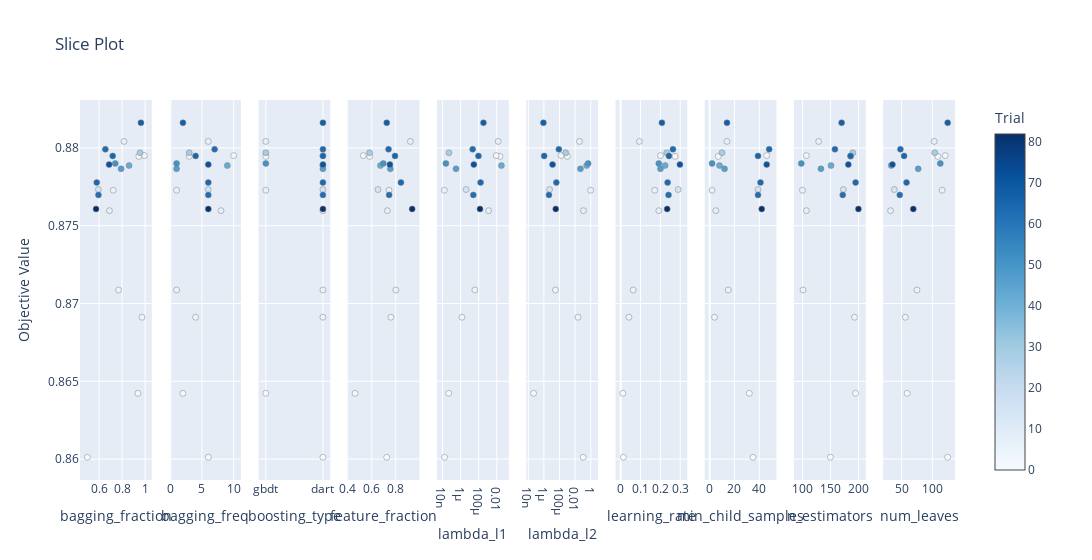

The notebook cell this image was saved under:
### Code cell
optuna.visualization.plot_slice(study_lgbm_balanced, params=['boosting_type', 'lambda_l1', 'lambda_l2', 'num_leaves', 'bagging_fraction', 'feature_fraction', 'bagging_freq', 'min_child_samples', 'learning_rate', 'n_estimators'])

### Figure 1 — Plotly figure (JSON) as saved in the notebook; plotly's stock layout.template omitted (floating-point values rounded to 4 significant figures)
{"data": [{"marker": {"color": [0, 1, 2, 3, 4, 5, 6, 7, 8, 15, 29, 42, 47, 51, 62, 63, 64, 65, 67, 71, 82], "colorbar": {"title": {"text": "Trial"}, "x": 1, "xpad": 40}, "colorscale": [[0, "rgb(247,251,255)"], [0.125, "rgb(222,235,247)"], [0.25, "rgb(198,219,239)"], [0.375, "rgb(158,202,225)"], [0.5, "rgb(107,174,214)"], [0.625, "rgb(66,146,198)"], [0.75, "rgb(33,113,181)"], [0.875, "rgb(8,81,156)"], [1, "rgb(8,48,107)"]], "line": {"color": "Grey", "width": 0.5}, "showscale": true}, "mode": "markers", "name": "Feasible Trial", "showlegend": false, "type": "scatter", "x": [0.4985, 0.9383, 0.9456, 0.9942, 0.9732, 0.7695, 0.7235, 0.817, 0.6906, 0.5945, 0.9563, 0.861, 0.7917, 0.7411, 0.595, 0.6552, 0.5802, 0.7189, 0.9642, 0.6877, 0.5742], "xaxis": "x", "y": [0.8601, 0.8642, 0.8795, 0.8795, 0.8691, 0.8709, 0.8773, 0.8804, 0.876, 0.8773, 0.8797, 0.8789, 0.8787, 0.879, 0.877, 0.8799, 0.8778, 0.8795, 0.8816, 0.8789, 0.8761], "yaxis": "y"}, {"marker": {"color": [0, 1, 2, 3, 4, 5, 6, 7, 8, 15, 29, 42, 47, 51, 62, 63, 64, 65, 67, 71, 82], "colorbar": {"title": {"text": "Trial"}, "x": 1, "xpad": 40}, "colorscale": [[0, "rgb(247,251,255)"], [0.125, "rgb(222,235,247)"], [0.25, "rgb(198,219,239)"], [0.375, "rgb(158,202,225)"], [0.5, "rgb(107,174,214)"], [0.625, "rgb(66,146,198)"], [0.75, "rgb(33,113,181)"], [0.875, "rgb(8,81,156)"], [1, "rgb(8,48,107)"]], "line": {"color": "Grey", "width": 0.5}, "showscale": false}, "mode": "markers", "name": "Feasible Trial", "showlegend": false, "type": "scatter", "x": [6, 2, 3, 10, 4, 1, 1, 6, 8, 6, 3, 9, 1, 1, 6, 7, 6, 4, 2, 6, 6], "xaxis": "x2", "y": [0.8601, 0.8642, 0.8795, 0.8795, 0.8691, 0.8709, 0.8773, 0.8804, 0.876, 0.8773, 0.8797, 0.8789, 0.8787, 0.879, 0.877, 0.8799, 0.8778, 0.8795, 0.8816, 0.8789, 0.8761], "yaxis": "y2"}, {"marker": {"color": [0, 1, 2, 3, 4, 5, 6, 7, 8, 15, 29, 42, 47, 51, 62, 63, 64, 65, 67, 71, 82], "colorbar": {"title": {"text": "Trial"}, "x": 1, "xpad": 40}, "colorscale": [[0, "rgb(247,251,255)"], [0.125, "rgb(222,235,247)"], [0.25, "rgb(198,219,239)"], [0.375, "rgb(158,202,225)"], [0.5, "rgb(107,174,214)"], [0.625, "rgb(66,146,198)"], [0.75, "rgb(33,113,181)"], [0.875, "rgb(8,81,156)"], [1, "rgb(8,48,107)"]], "line": {"color": "Grey", "width": 0.5}, "showscale": false}, "mode": "markers", "name": "Feasible Trial", "showlegend": false, "type": "scatter", "x": ["dart", "gbdt", "gbdt", "dart", "dart", "dart", "gbdt", "gbdt", "dart", "dart", "gbdt", "dart", "dart", "gbdt", "dart", "dart", "dart", "dart", "dart", "dart", "dart"], "xaxis": "x3", "y": [0.8601, 0.8642, 0.8795, 0.8795, 0.8691, 0.8709, 0.8773, 0.8804, 0.876, 0.8773, 0.8797, 0.8789, 0.8787, 0.879, 0.877, 0.8799, 0.8778, 0.8795, 0.8816, 0.8789, 0.8761], "yaxis": "y3"}, {"marker": {"color": [0, 1, 2, 3, 4, 5, 6, 7, 8, 15, 29, 42, 47, 51, 62, 63, 64, 65, 67, 71, 82], "colorbar": {"title": {"text": "Trial"}, "x": 1, "xpad": 40}, "colorscale": [[0, "rgb(247,251,255)"], [0.125, "rgb(222,235,247)"], [0.25, "rgb(198,219,239)"], [0.375, "rgb(158,202,225)"], [0.5, "rgb(107,174,214)"], [0.625, "rgb(66,146,198)"], [0.75, "rgb(33,113,181)"], [0.875, "rgb(8,81,156)"], [1, "rgb(8,48,107)"]], "line": {"color": "Grey", "width": 0.5}, "showscale": false}, "mode": "markers", "name": "Feasible Trial", "showlegend": false, "type": "scatter", "x": [0.7241, 0.4599, 0.5827, 0.5278, 0.7591, 0.8009, 0.744, 0.9225, 0.7296, 0.6508, 0.5811, 0.6718, 0.7545, 0.6962, 0.7448, 0.7399, 0.8434, 0.7939, 0.7247, 0.7513, 0.9374], "xaxis": "x4", "y": [0.8601, 0.8642, 0.8795, 0.8795, 0.8691, 0.8709, 0.8773, 0.8804, 0.876, 0.8773, 0.8797, 0.8789, 0.8787, 0.879, 0.877, 0.8799, 0.8778, 0.8795, 0.8816, 0.8789, 0.8761], "yaxis": "y4"}, {"marker": {"color": [0, 1, 2, 3, 4, 5, 6, 7, 8, 15, 29, 42, 47, 51, 62, 63, 64, 65, 67, 71, 82], "colorbar": {"title": {"text": "Trial"}, "x": 1, "xpad": 40}, "colorscale": [[0, "rgb(247,251,255)"], [0.125, "rgb(222,235,247)"], [0.25, "rgb(198,219,239)"], [0.375, "rgb(158,202,225)"], [0.5, "rgb(107,174,214)"], [0.625, "rgb(66,146,198)"], [0.75, "rgb(33,113,181)"], [0.875, "rgb(8,81,156)"], [1, "rgb(8,48,107)"]], "line": {"color": "Grey", "width": 0.5}, "showscale": false}, "mode": "markers", "name": "Feasible Trial", "showlegend": false, "type": "scatter", "x": [1.703e-08, 4.968e-08, 0.02195, 0.008559, 1.409e-06, 3.743e-05, 1.615e-08, 0.01387, 0.001227, 4.11e-06, 5.224e-08, 0.03197, 3.151e-07, 2.398e-08, 2.551e-05, 2.158e-05, 0.0001609, 9.34e-05, 0.0003332, 2.903e-05, 0.000139], "xaxis": "x5", "y": [0.8601, 0.8642, 0.8795, 0.8795, 0.8691, 0.8709, 0.8773, 0.8804, 0.876, 0.8773, 0.8797, 0.8789, 0.8787, 0.879, 0.877, 0.8799, 0.8778, 0.8795, 0.8816, 0.8789, 0.8761], "yaxis": "y5"}, {"marker": {"color": [0, 1, 2, 3, 4, 5, 6, 7, 8, 15, 29, 42, 47, 51, 62, 63, 64, 65, 67, 71, 82], "colorbar": {"title": {"text": "Trial"}, "x": 1, "xpad": 40}, "colorscale": [[0, "rgb(247,251,255)"], [0.125, "rgb(222,235,247)"], [0.25, "rgb(198,219,239)"], [0.375, "rgb(158,202,225)"], [0.5, "rgb(107,174,214)"], [0.625, "rgb(66,146,198)"], [0.75, "rgb(33,113,181)"], [0.875, "rgb(8,81,156)"], [1, "rgb(8,48,107)"]], "line": {"color": "Grey", "width": 0.5}, "showscale": false}, "mode": "markers", "name": "Feasible Trial", "showlegend": false, "type": "scatter", "x": [0.1055, 4.778e-08, 0.0009929, 0.0001578, 0.02326, 3.026e-05, 0.9676, 0.03671, 0.1141, 5.288e-06, 0.0006207, 0.2942, 0.04758, 0.4575, 4.439e-06, 8.209e-05, 3.923e-05, 1.082e-06, 8.634e-07, 1.287e-05, 3.277e-05], "xaxis": "x6", "y": [0.8601, 0.8642, 0.8795, 0.8795, 0.8691, 0.8709, 0.8773, 0.8804, 0.876, 0.8773, 0.8797, 0.8789, 0.8787, 0.879, 0.877, 0.8799, 0.8778, 0.8795, 0.8816, 0.8789, 0.8761], "yaxis": "y6"}, {"marker": {"color": [0, 1, 2, 3, 4, 5, 6, 7, 8, 15, 29, 42, 47, 51, 62, 63, 64, 65, 67, 71, 82], "colorbar": {"title": {"text": "Trial"}, "x": 1, "xpad": 40}, "colorscale": [[0, "rgb(247,251,255)"], [0.125, "rgb(222,235,247)"], [0.25, "rgb(198,219,239)"], [0.375, "rgb(158,202,225)"], [0.5, "rgb(107,174,214)"], [0.625, "rgb(66,146,198)"], [0.75, "rgb(33,113,181)"], [0.875, "rgb(8,81,156)"], [1, "rgb(8,48,107)"]], "line": {"color": "Grey", "width": 0.5}, "showscale": false}, "mode": "markers", "name": "Feasible Trial", "showlegend": false, "type": "scatter", "x": [0.01391, 0.01124, 0.2742, 0.2007, 0.042, 0.06329, 0.1716, 0.09458, 0.1924, 0.29, 0.232, 0.2241, 0.2005, 0.1922, 0.2412, 0.2634, 0.2366, 0.2434, 0.208, 0.2985, 0.2344], "xaxis": "x7", "y": [0.8601, 0.8642, 0.8795, 0.8795, 0.8691, 0.8709, 0.8773, 0.8804, 0.876, 0.8773, 0.8797, 0.8789, 0.8787, 0.879, 0.877, 0.8799, 0.8778, 0.8795, 0.8816, 0.8789, 0.8761], "yaxis": "y7"}, {"marker": {"color": [0, 1, 2, 3, 4, 5, 6, 7, 8, 15, 29, 42, 47, 51, 62, 63, 64, 65, 67, 71, 82], "colorbar": {"title": {"text": "Trial"}, "x": 1, "xpad": 40}, "colorscale": [[0, "rgb(247,251,255)"], [0.125, "rgb(222,235,247)"], [0.25, "rgb(198,219,239)"], [0.375, "rgb(158,202,225)"], [0.5, "rgb(107,174,214)"], [0.625, "rgb(66,146,198)"], [0.75, "rgb(33,113,181)"], [0.875, "rgb(8,81,156)"], [1, "rgb(8,48,107)"]], "line": {"color": "Grey", "width": 0.5}, "showscale": false}, "mode": "markers", "name": "Feasible Trial", "showlegend": false, "type": "scatter", "x": [35, 32, 7, 46, 4, 15, 2, 14, 5, 39, 10, 8, 12, 2, 39, 48, 41, 39, 14, 46, 42], "xaxis": "x8", "y": [0.8601, 0.8642, 0.8795, 0.8795, 0.8691, 0.8709, 0.8773, 0.8804, 0.876, 0.8773, 0.8797, 0.8789, 0.8787, 0.879, 0.877, 0.8799, 0.8778, 0.8795, 0.8816, 0.8789, 0.8761], "yaxis": "y8"}, {"marker": {"color": [0, 1, 2, 3, 4, 5, 6, 7, 8, 15, 29, 42, 47, 51, 62, 63, 64, 65, 67, 71, 82], "colorbar": {"title": {"text": "Trial"}, "x": 1, "xpad": 40}, "colorscale": [[0, "rgb(247,251,255)"], [0.125, "rgb(222,235,247)"], [0.25, "rgb(198,219,239)"], [0.375, "rgb(158,202,225)"], [0.5, "rgb(107,174,214)"], [0.625, "rgb(66,146,198)"], [0.75, "rgb(33,113,181)"], [0.875, "rgb(8,81,156)"], [1, "rgb(8,48,107)"]], "line": {"color": "Grey", "width": 0.5}, "showscale": false}, "mode": "markers", "name": "Feasible Trial", "showlegend": false, "type": "scatter", "x": [150, 195, 186, 107, 193, 101, 100, 129, 107, 173, 190, 151, 133, 98, 172, 158, 195, 186, 170, 182, 200], "xaxis": "x9", "y": [0.8601, 0.8642, 0.8795, 0.8795, 0.8691, 0.8709, 0.8773, 0.8804, 0.876, 0.8773, 0.8797, 0.8789, 0.8787, 0.879, 0.877, 0.8799, 0.8778, 0.8795, 0.8816, 0.8789, 0.8761], "yaxis": "y9"}, {"marker": {"color": [0, 1, 2, 3, 4, 5, 6, 7, 8, 15, 29, 42, 47, 51, 62, 63, 64, 65, 67, 71, 82], "colorbar": {"title": {"text": "Trial"}, "x": 1, "xpad": 40}, "colorscale": [[0, "rgb(247,251,255)"], [0.125, "rgb(222,235,247)"], [0.25, "rgb(198,219,239)"], [0.375, "rgb(158,202,225)"], [0.5, "rgb(107,174,214)"], [0.625, "rgb(66,146,198)"], [0.75, "rgb(33,113,181)"], [0.875, "rgb(8,81,156)"], [1, "rgb(8,48,107)"]], "line": {"color": "Grey", "width": 0.5}, "showscale": false}, "mode": "markers", "name": "Feasible Trial", "showlegend": false, "type": "scatter", "x": [125, 59, 109, 121, 56, 75, 116, 103, 32, 38, 104, 33, 77, 113, 47, 48, 58, 54, 125, 35, 69], "xaxis": "x10", "y": [0.8601, 0.8642, 0.8795, 0.8795, 0.8691, 0.8709, 0.8773, 0.8804, 0.876, 0.8773, 0.8797, 0.8789, 0.8787, 0.879, 0.877, 0.8799, 0.8778, 0.8795, 0.8816, 0.8789, 0.8761], "yaxis": "y10"}], "layout": {"title": {"text": "Slice Plot"}, "width": 3000, "xaxis": {"anchor": "y", "domain": [0, 0.082], "title": {"text": "bagging_fraction"}}, "xaxis10": {"anchor": "y10", "domain": [0.918, 1.0], "title": {"text": "num_leaves"}}, "xaxis2": {"anchor": "y2", "domain": [0.102, 0.184], "title": {"text": "bagging_freq"}}, "xaxis3": {"anchor": "y3", "categoryarray": ["gbdt", "dart"], "categoryorder": "array", "domain": [0.204, 0.286], "title": {"text": "boosting_type"}, "type": "category"}, "xaxis4": {"anchor": "y4", "domain": [0.306, 0.388], "title": {"text": "feature_fraction"}}, "xaxis5": {"anchor": "y5", "domain": [0.408, 0.49], "title": {"text": "lambda_l1"}, "type": "log"}, "xaxis6": {"anchor": "y6", "domain": [0.51, 0.592], "title": {"text": "lambda_l2"}, "type": "log"}, "xaxis7": {"anchor": "y7", "domain": [0.612, 0.694], "title": {"text": "learning_rate"}}, "xaxis8": {"anchor": "y8", "domain": [0.714, 0.796], "title": {"text": "min_child_samples"}}, "xaxis9": {"anchor": "y9", "domain": [0.816, 0.898], "title": {"text": "n_estimators"}}, "yaxis": {"anchor": "x", "domain": [0, 1], "title": {"text": "Objective Value"}}, "yaxis10": {"anchor": "x10", "domain": [0, 1], "matches": "y", "showticklabels": false}, "yaxis2": {"anchor": "x2", "domain": [0, 1], "matches": "y", "showticklabels": false}, "yaxis3": {"anchor": "x3", "domain": [0, 1], "matches": "y", "showticklabels": false}, "yaxis4": {"anchor": "x4", "domain": [0, 1], "matches": "y", "showticklabels": false}, "yaxis5": {"anchor": "x5", "domain": [0, 1], "matches": "y", "showticklabels": false}, "yaxis6": {"anchor": "x6", "domain": [0, 1], "matches": "y", "showticklabels": false}, "yaxis7": {"anchor": "x7", "domain": [0, 1], "matches": "y", "showticklabels": false}, "yaxis8": {"anchor": "x8", "domain": [0, 1], "matches": "y", "showticklabels": false}, "yaxis9": {"anchor": "x9", "domain": [0, 1], "matches": "y", "showticklabels": false}}}
